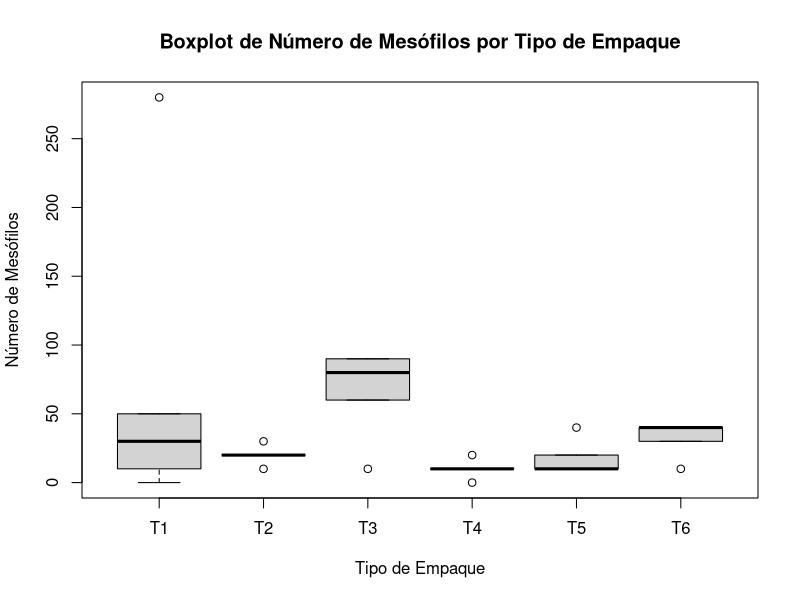
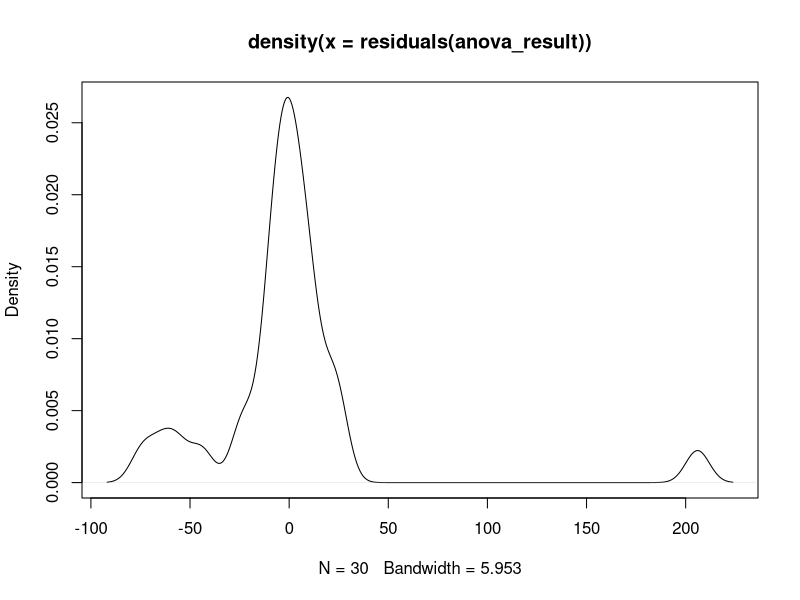
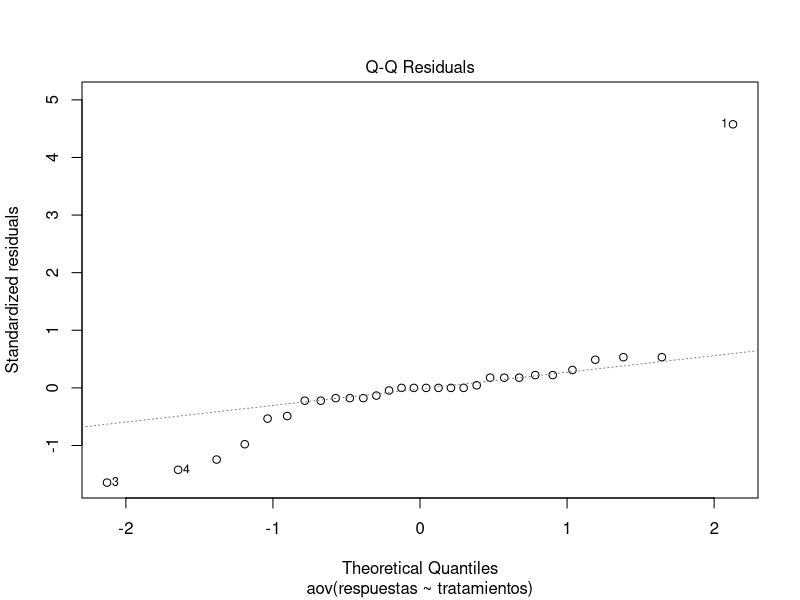
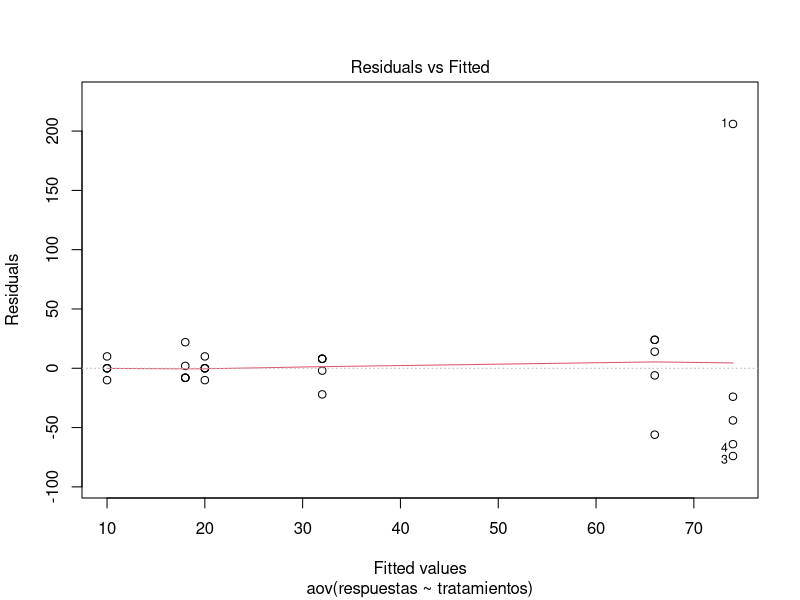
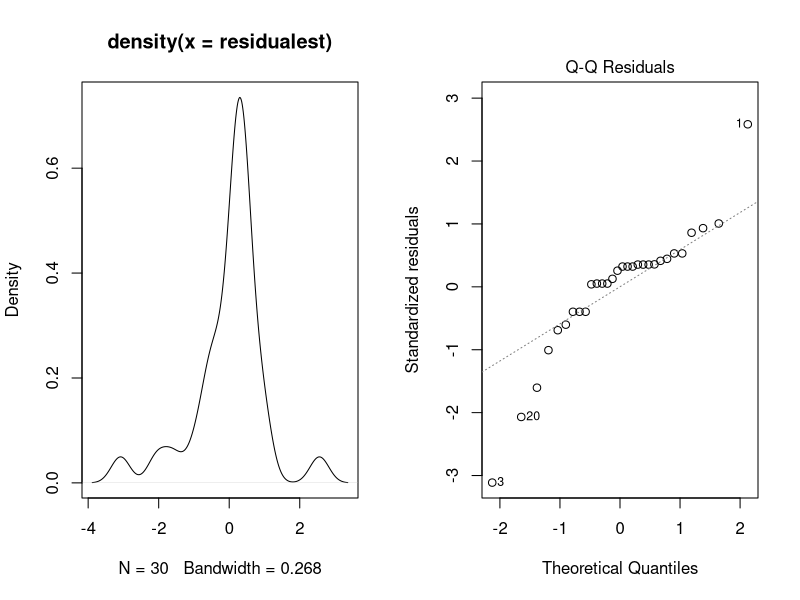

Write R code to recreate these figures, in order.
#En un estudio de diferentes empaques para la carne, Gómez y González(1991)
#realizaron una prueba microbiológica y contabilizaron el número de
#mesófilos en las diferentes muestras analizadas. Los resultados se pre-
#sentan en la siguiente tabla

#se van a hacr  5 replicas, empaques T1, T2, T3, T4, T5 Y T6
#T1 = 280, 30, 0, 10, 50
#T2 = 10, 20, 20, 20, 30
#T3 = 80, 90, 10, 90, 60
#T5 = 10, 10, 10, 20, 0
#T6 = 30, 40, 40, 40, 10

#analizar Si los empaques afecta el Número de mesófilos en cada una de las diferentes envolturas.
#Evalúe los supuestos de normalidad y homogeneidad de varianzas

# Datos de las muestras
replicas <- c("T1", "T2", "T3", "T4", "T5", "T6")
T1 <- c(280, 30, 0, 10, 50)
T2 <- c(10, 20, 20, 20, 30)
T3 <- c(80, 90, 10, 90, 60)
T4 <- c(10, 10, 10, 20, 0)
T5 <- c(10, 20, 40, 10, 10)
T6 <- c(30, 40, 40, 40, 10)

# Combinar en un solo vector
respuestas <- c(T1, T2, T3, T4, T5, T6)

# Crear vector de tratamientos
tratamientos <- rep(replicas, each = 5)

# Crear dataframe
datos_empaques <- data.frame(tratamientos, respuestas)

# Análisis exploratorio
summary(datos_empaques)
boxplot(respuestas ~ tratamientos, data = datos_empaques,
        xlab = "Tipo de Empaque",
        ylab = "Número de Mesófilos",
        main = "Boxplot de Número de Mesófilos por Tipo de Empaque")

# Prueba ANOVA
anova_result <- aov(respuestas ~ tratamientos, data = datos_empaques)
anova_result
p_value <- summary(anova_result)[[1]]$`Pr(>F)`[1]

# Supuestos de ANOVA
# Normalidad

# Prueba de normalidad
plot(density(residuals(anova_result)))
plot(anova_result, which = 2)

# Gráfico para evaluar homogeneidad de varianzas
plot(anova_result, which = 1)


shapiro.test(residuals(anova_result))

# Homogeneidad de varianzas, homocedasticidad, hacer prueba de Levene

# Cargar el paquete necesario
library(car)

# Realizar la prueba de Levene para evaluar la homogeneidad de varianzas
levene_test <- leveneTest(respuestas ~ tratamientos, data = datos_empaques)
levene_test

#se rechaza H, no hay normalidad

#Transformar datos por medio de un funcion para corregir homocedasticidad o aplicar un prueba no parametrica
#preocuparse de los supuestos !!!!

#Box matematico dijo para transformar datos - 1. funcion logaritmo natural, 2- raiz cuadrada, 3- numero reciproco
#con logaritmo arreglo homocedastidad y normalidad

#R: log  es Ln y Log en base 10 es log10

#para evitar el error de Ln(0) = infinito se agrega + 1
datos_empaques$rt = log(datos_empaques$respuestas + 1)
attach(datos_empaques)
datos_empaques

#datos transformadas
modelo_meso = aov(rt ~ tratamientos, data = datos_empaques)
residualest = residuals(modelo_meso)
par(mfrow = c(1, 2))
plot(density(residualest))
plot(modelo_meso, which = 2)

#ver prueba de normalidad
shapiro.test(residualest)

#el annova no resiste la asimetria
